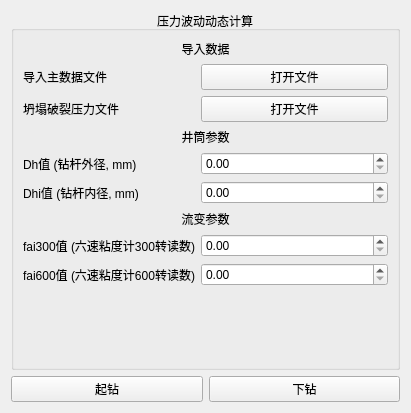
<?xml version="1.0" encoding="UTF-8"?>
<ui version="4.0">
 <class>w_DrillingPressureCalculator</class>
 <widget class="QWidget" name="w_DrillingPressureCalculator">
  <property name="geometry">
   <rect>
    <x>0</x>
    <y>0</y>
    <width>411</width>
    <height>413</height>
   </rect>
  </property>
  <property name="windowTitle">
   <string>稳定性分析</string>
  </property>
  <layout class="QGridLayout" name="gridLayout">
   <item row="0" column="0" colspan="2">
    <widget class="QGroupBox" name="groupBox">
     <property name="title">
      <string>压力波动动态计算</string>
     </property>
     <property name="alignment">
      <set>Qt::AlignmentFlag::AlignHCenter|Qt::AlignmentFlag::AlignTop</set>
     </property>
     <layout class="QFormLayout" name="formLayout">
      <item row="0" column="0" colspan="2">
       <widget class="QLabel" name="label_4">
        <property name="text">
         <string>导入数据</string>
        </property>
        <property name="alignment">
         <set>Qt::AlignmentFlag::AlignCenter</set>
        </property>
       </widget>
      </item>
      <item row="1" column="0">
       <widget class="QLabel" name="label_2">
        <property name="text">
         <string>导入主数据文件</string>
        </property>
       </widget>
      </item>
      <item row="2" column="0">
       <widget class="QLabel" name="label_3">
        <property name="text">
         <string>坍塌破裂压力文件</string>
        </property>
       </widget>
      </item>
      <item row="3" column="0" colspan="2">
       <widget class="QLabel" name="label">
        <property name="text">
         <string>井筒参数</string>
        </property>
        <property name="alignment">
         <set>Qt::AlignmentFlag::AlignCenter</set>
        </property>
       </widget>
      </item>
      <item row="4" column="0">
       <widget class="QLabel" name="label_5">
        <property name="text">
         <string>Dh值 (钻杆外径, mm)</string>
        </property>
       </widget>
      </item>
      <item row="4" column="1">
       <widget class="QDoubleSpinBox" name="dsb_Dh"/>
      </item>
      <item row="5" column="0">
       <widget class="QLabel" name="label_6">
        <property name="text">
         <string>Dhi值 (钻杆内径, mm)</string>
        </property>
       </widget>
      </item>
      <item row="5" column="1">
       <widget class="QDoubleSpinBox" name="dsb_Dhi"/>
      </item>
      <item row="6" column="0" colspan="2">
       <widget class="QLabel" name="label_7">
        <property name="text">
         <string>流变参数</string>
        </property>
        <property name="alignment">
         <set>Qt::AlignmentFlag::AlignCenter</set>
        </property>
       </widget>
      </item>
      <item row="7" column="0">
       <widget class="QLabel" name="label_8">
        <property name="text">
         <string>fai300值 (六速粘度计300转读数)</string>
        </property>
       </widget>
      </item>
      <item row="7" column="1">
       <widget class="QDoubleSpinBox" name="dsb_fai300"/>
      </item>
      <item row="8" column="0">
       <widget class="QLabel" name="label_9">
        <property name="text">
         <string>fai600值 (六速粘度计600转读数)</string>
        </property>
       </widget>
      </item>
      <item row="8" column="1">
       <widget class="QDoubleSpinBox" name="dsb_fai600"/>
      </item>
      <item row="1" column="1">
       <widget class="QPushButton" name="pb_open_main">
        <property name="text">
         <string>打开文件</string>
        </property>
       </widget>
      </item>
      <item row="2" column="1">
       <widget class="QPushButton" name="pb_open_dpf">
        <property name="text">
         <string>打开文件</string>
        </property>
       </widget>
      </item>
     </layout>
    </widget>
   </item>
   <item row="1" column="0">
    <widget class="QPushButton" name="pb_up">
     <property name="text">
      <string>起钻</string>
     </property>
    </widget>
   </item>
   <item row="1" column="1">
    <widget class="QPushButton" name="pb_down">
     <property name="text">
      <string>下钻</string>
     </property>
    </widget>
   </item>
  </layout>
 </widget>
 <resources/>
 <connections/>
</ui>
